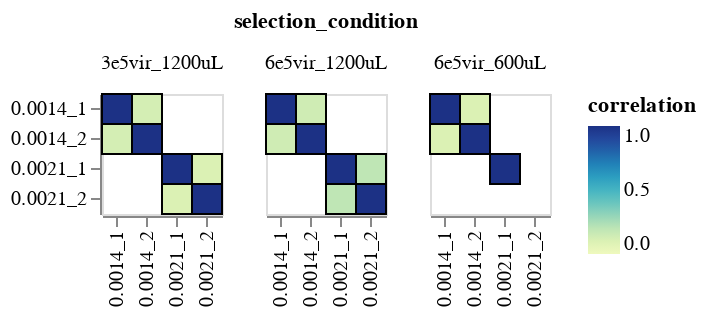

Notebook cell for this chart:
### Markdown cell above
### AUSAB-13 serum
*Included technical replicates for both serum selection concentrations in all conditions*

### Code cell
serum_df = get_corr_df('AUSAB-13', [0.0014, 0.0021])[0]

corr_heatmap(serum_df,
             corr_col='correlation', 
             sample_cols=['replicate_1', 'replicate_2'], 
             group_col='selection_condition',
            )

### Figure 1 — Vega-Lite specification as saved in the notebook (floating-point values rounded to 4 significant figures)
{"config": {"view": {"continuousWidth": 400, "continuousHeight": 300}, "axis": {"labelLimit": 500}}, "data": {"name": "data-b7511b3a08b032e09cfb34f0c4e3f1e5"}, "mark": {"type": "rect", "stroke": "black"}, "encoding": {"color": {"field": "correlation", "scale": {"domain": [0, 1]}, "type": "quantitative"}, "facet": {"columns": 3, "field": "selection_condition", "type": "nominal"}, "tooltip": [{"field": "selection_condition", "type": "nominal"}, {"field": "antibody_concentration", "format": ".3f", "type": "quantitative"}, {"field": "replicate_1", "type": "nominal"}, {"field": "replicate_2", "type": "nominal"}, {"field": "correlation", "format": ".3f", "type": "quantitative"}], "x": {"field": "replicate_1", "title": null, "type": "nominal"}, "y": {"field": "replicate_2", "title": null, "type": "nominal"}}, "height": {"step": 15}, "width": {"step": 15}, "$schema": "https://vega.github.io/schema/vega-lite/v5.2.0.json", "datasets": {"data-b7511b3a08b032e09cfb34f0c4e3f1e5": [{"selection_condition": "3e5vir_1200uL", "antibody_concentration": 0.0014, "replicate_1": "0.0014_1", "replicate_2": "0.0014_1", "correlation": 1.0}, {"selection_condition": "3e5vir_1200uL", "antibody_concentration": 0.0014, "replicate_1": "0.0014_2", "replicate_2": "0.0014_1", "correlation": 0.124}, {"selection_condition": "6e5vir_1200uL", "antibody_concentration": 0.0014, "replicate_1": "0.0014_1", "replicate_2": "0.0014_1", "correlation": 1.0}, {"selection_condition": "6e5vir_1200uL", "antibody_concentration": 0.0014, "replicate_1": "0.0014_2", "replicate_2": "0.0014_1", "correlation": 0.1397}, {"selection_condition": "6e5vir_600uL", "antibody_concentration": 0.0014, "replicate_1": "0.0014_1", "replicate_2": "0.0014_1", "correlation": 1.0}, {"selection_condition": "6e5vir_600uL", "antibody_concentration": 0.0014, "replicate_1": "0.0014_2", "replicate_2": "0.0014_1", "correlation": 0.09984}, {"selection_condition": "3e5vir_1200uL", "antibody_concentration": 0.0014, "replicate_1": "0.0014_1", "replicate_2": "0.0014_2", "correlation": 0.124}, {"selection_condition": "3e5vir_1200uL", "antibody_concentration": 0.0014, "replicate_1": "0.0014_2", "replicate_2": "0.0014_2", "correlation": 1.0}, {"selection_condition": "6e5vir_1200uL", "antibody_concentration": 0.0014, "replicate_1": "0.0014_1", "replicate_2": "0.0014_2", "correlation": 0.1397}, {"selection_condition": "6e5vir_1200uL", "antibody_concentration": 0.0014, "replicate_1": "0.0014_2", "replicate_2": "0.0014_2", "correlation": 1.0}, {"selection_condition": "6e5vir_600uL", "antibody_concentration": 0.0014, "replicate_1": "0.0014_1", "replicate_2": "0.0014_2", "correlation": 0.09984}, {"selection_condition": "6e5vir_600uL", "antibody_concentration": 0.0014, "replicate_1": "0.0014_2", "replicate_2": "0.0014_2", "correlation": 1.0}, {"selection_condition": "3e5vir_1200uL", "antibody_concentration": 0.0021, "replicate_1": "0.0021_1", "replicate_2": "0.0021_1", "correlation": 1.0}, {"selection_condition": "3e5vir_1200uL", "antibody_concentration": 0.0021, "replicate_1": "0.0021_2", "replicate_2": "0.0021_1", "correlation": 0.1014}, {"selection_condition": "6e5vir_1200uL", "antibody_concentration": 0.0021, "replicate_1": "0.0021_1", "replicate_2": "0.0021_1", "correlation": 1.0}, {"selection_condition": "6e5vir_1200uL", "antibody_concentration": 0.0021, "replicate_1": "0.0021_2", "replicate_2": "0.0021_1", "correlation": 0.1928}, {"selection_condition": "6e5vir_600uL", "antibody_concentration": 0.0021, "replicate_1": "0.0021_1", "replicate_2": "0.0021_1", "correlation": 1.0}, {"selection_condition": "3e5vir_1200uL", "antibody_concentration": 0.0021, "replicate_1": "0.0021_1", "replicate_2": "0.0021_2", "correlation": 0.1014}, {"selection_condition": "3e5vir_1200uL", "antibody_concentration": 0.0021, "replicate_1": "0.0021_2", "replicate_2": "0.0021_2", "correlation": 1.0}, {"selection_condition": "6e5vir_1200uL", "antibody_concentration": 0.0021, "replicate_1": "0.0021_1", "replicate_2": "0.0021_2", "correlation": 0.1928}, {"selection_condition": "6e5vir_1200uL", "antibody_concentration": 0.0021, "replicate_1": "0.0021_2", "replicate_2": "0.0021_2", "correlation": 1.0}]}}
